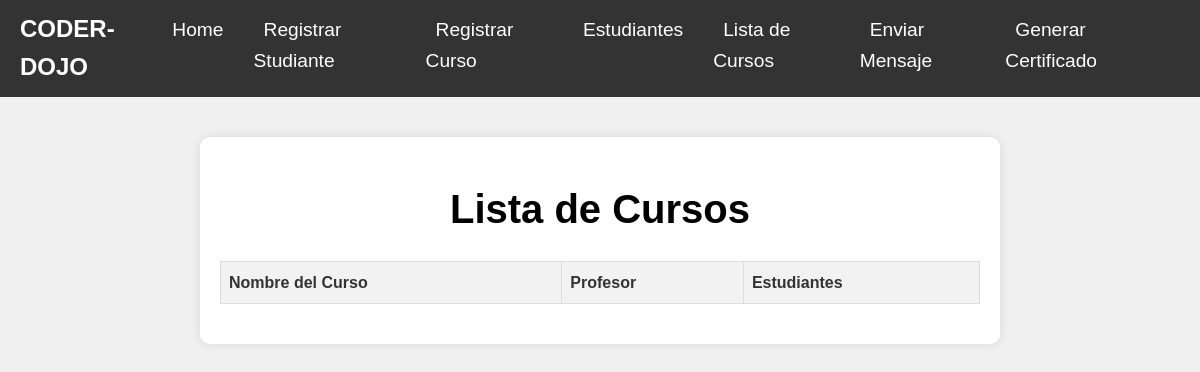
Before: /list_courses/ with the older database file.
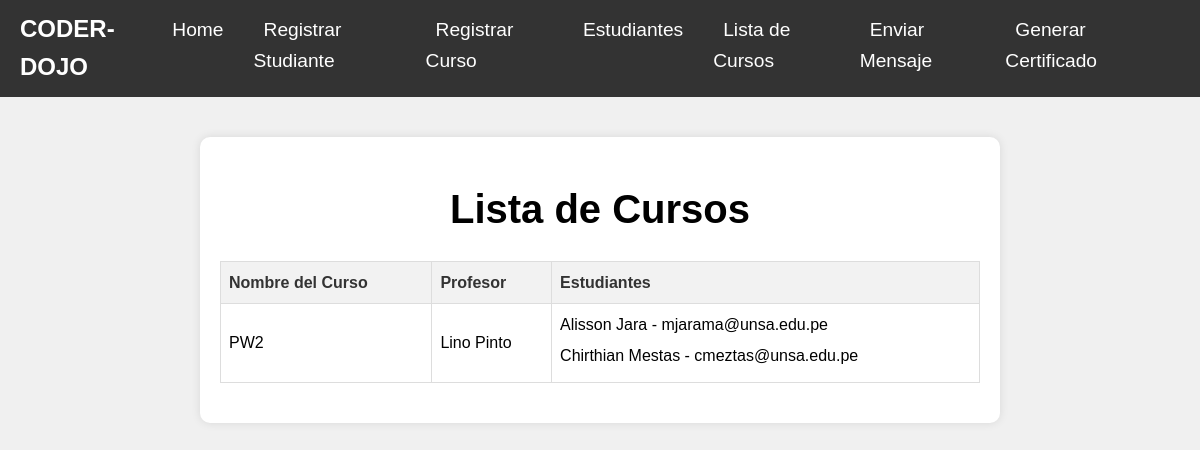
After: the same page with the newer database file.
### systemM/models.py (models this page shows, shortened)
class Course(models.Model):
  name = models.CharField(max_length=100)
  teacher = models.CharField(max_length=100)
  students = models.ManyToManyField(Student)

class Student(models.Model):
  name = models.CharField(max_length=100)
  email = models.EmailField(unique=True)

### systemM/views.py (the view)
# urls.py: path('list_courses/', views.list_courses, name='list_courses'),
def list_courses(request):
    courses = Course.objects.all()
    context = {'courses': courses}
    return render(request, 'list_courses.html', context)

### systemM/templates/list_courses.html
{% extends 'nav.html' %}
{% block content %}
<main>
  <h1>Lista de Cursos</h1>
  <table>
    <tr>
      <th>Nombre del Curso</th>
      <th>Profesor</th>
      <th>Estudiantes</th>
    </tr>
    {% for course in courses %}
    <tr>
      <td>{{ course.name }}</td>
      <td>{{ course.teacher }}</td>
      <td>
        <ul>
          {% for student in course.students.all %}
          <li>{{ student.name }} - {{ student.email }}</li>
          {% endfor %}
        </ul>
      </td>
    </tr>
    {% endfor %}
  </table>
</main>
{% endblock %}

Changed rows visible on the page:
added Course: name "PW2", teacher "Lino Pinto"
added Student: name "Alisson Jara", email "mjarama@unsa.edu.pe"
added Student: name "Chirthian Mestas", email "cmeztas@unsa.edu.pe"
